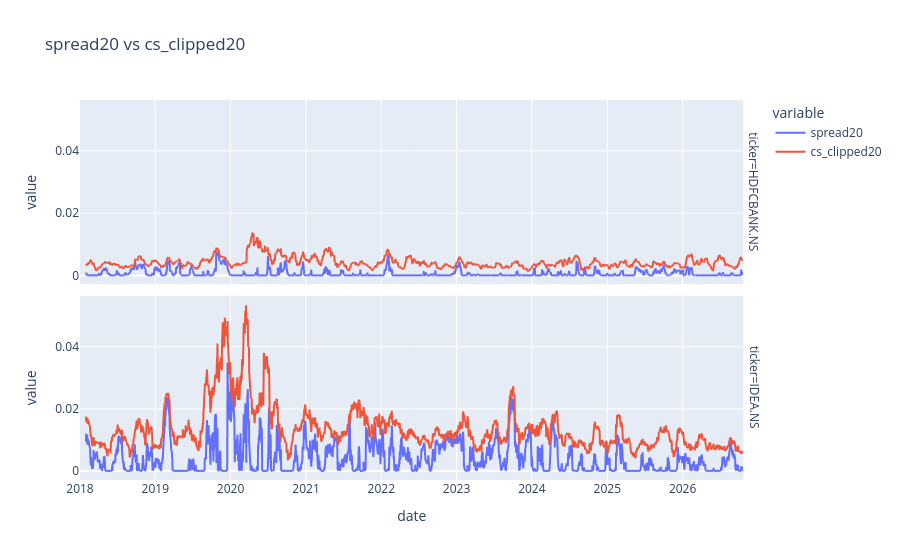

Notebook cell for this chart:
### Code cell
floor_share = (features.dropna(subset=["spread20"])
               .assign(at_floor=lambda d: d["spread20"] <= MIN_SPREAD + 1e-12)
               .groupby("ticker")["at_floor"].mean().mul(100).round(0).sort_values())
print("% of days where spread20 sits on the 1 bp floor:")
display(floor_share.to_frame("at_floor_%"))
px.line(features[features["ticker"].isin(["HDFCBANK.NS", "IDEA.NS"])], x="date",
        y=["spread20", "cs_clipped20"], facet_row="ticker", title="spread20 vs cs_clipped20").show()

### Figure 1 — Plotly figure (JSON) as saved in the notebook; plotly's stock layout.template omitted (floating-point values rounded to 4 significant figures; data arrays with more than 128 entries replaced by an {"elided": "..."} marker saying what was removed)
{"data": [{"hovertemplate": "variable=spread20<br>ticker=HDFCBANK.NS<br>date=%{x}<br>value=%{y}<extra></extra>", "legendgroup": "spread20", "line": {"color": "#636efa", "dash": "solid"}, "marker": {"symbol": "circle"}, "mode": "lines", "name": "spread20", "showlegend": true, "type": "scattergl", "x": {"elided": "2174 str values"}, "xaxis": "x2", "y": {"elided": "2174 float values"}, "yaxis": "y2"}, {"hovertemplate": "variable=spread20<br>ticker=IDEA.NS<br>date=%{x}<br>value=%{y}<extra></extra>", "legendgroup": "spread20", "line": {"color": "#636efa", "dash": "solid"}, "marker": {"symbol": "circle"}, "mode": "lines", "name": "spread20", "showlegend": false, "type": "scattergl", "x": {"elided": "2157 str values"}, "xaxis": "x", "y": {"elided": "2157 float values"}, "yaxis": "y"}, {"hovertemplate": "variable=cs_clipped20<br>ticker=HDFCBANK.NS<br>date=%{x}<br>value=%{y}<extra></extra>", "legendgroup": "cs_clipped20", "line": {"color": "#EF553B", "dash": "solid"}, "marker": {"symbol": "circle"}, "mode": "lines", "name": "cs_clipped20", "showlegend": true, "type": "scattergl", "x": {"elided": "2174 str values"}, "xaxis": "x2", "y": {"elided": "2174 float values"}, "yaxis": "y2"}, {"hovertemplate": "variable=cs_clipped20<br>ticker=IDEA.NS<br>date=%{x}<br>value=%{y}<extra></extra>", "legendgroup": "cs_clipped20", "line": {"color": "#EF553B", "dash": "solid"}, "marker": {"symbol": "circle"}, "mode": "lines", "name": "cs_clipped20", "showlegend": false, "type": "scattergl", "x": {"elided": "2157 str values"}, "xaxis": "x", "y": {"elided": "2157 float values"}, "yaxis": "y"}], "layout": {"annotations": [{"font": {}, "showarrow": false, "text": "ticker=IDEA.NS", "textangle": 90, "x": 0.98, "xanchor": "left", "xref": "paper", "y": 0.2425, "yanchor": "middle", "yref": "paper"}, {"font": {}, "showarrow": false, "text": "ticker=HDFCBANK.NS", "textangle": 90, "x": 0.98, "xanchor": "left", "xref": "paper", "y": 0.7575, "yanchor": "middle", "yref": "paper"}], "legend": {"title": {"text": "variable"}, "tracegroupgap": 0}, "title": {"text": "spread20 vs cs_clipped20"}, "xaxis": {"anchor": "y", "domain": [0, 0.98], "title": {"text": "date"}}, "xaxis2": {"anchor": "y2", "domain": [0, 0.98], "matches": "x", "showticklabels": false}, "yaxis": {"anchor": "x", "domain": [0, 0.485], "title": {"text": "value"}}, "yaxis2": {"anchor": "x2", "domain": [0.515, 1], "matches": "y", "title": {"text": "value"}}}}
